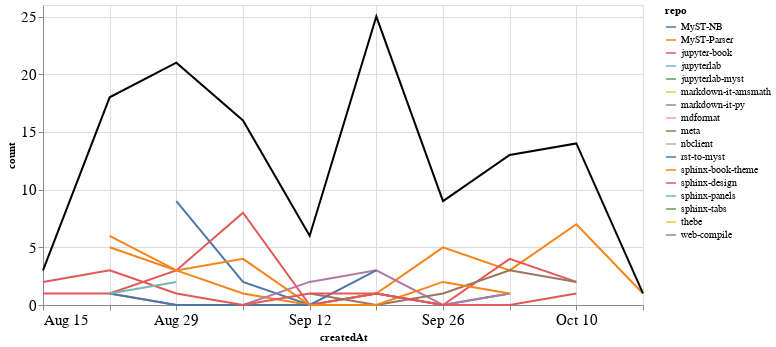

Write notebook code for a chart like this one.
### Markdown cell above
### Comments

### Code cell
comments_time = comments.groupby('repo').resample('W', on='createdAt').count()['author'].reset_index()
comments_time = comments_time.rename(columns={'author': 'count'})
comments_time_total = comments_time.groupby('createdAt').agg({"count": "sum"}).reset_index()
ch1 = alt.Chart(comments_time, width=600).mark_line().encode(
    x='createdAt',
    y='count',
    color='repo',
    tooltip="repo"
)

ch2 = alt.Chart(comments_time_total, width=600).mark_line(color="black").encode(
    x='createdAt',
    y='count',
)

ch1 + ch2

### Figure 1 — Vega-Lite specification as saved in the notebook (floating-point values rounded to 4 significant figures)
{"config": {"axisLeft": {"labelFontSize": 15}, "axisBottom": {"labelFontSize": 15}}, "layer": [{"data": {"name": "data-bffeb9a7807bf9796d575036ef5ea736"}, "mark": "line", "encoding": {"color": {"type": "nominal", "field": "repo"}, "tooltip": {"type": "nominal", "field": "repo"}, "x": {"type": "temporal", "field": "createdAt"}, "y": {"type": "quantitative", "field": "count"}}, "width": 600}, {"data": {"name": "data-645dc4a17634327c5fb0b8063421817b"}, "mark": {"type": "line", "color": "black"}, "encoding": {"x": {"type": "temporal", "field": "createdAt"}, "y": {"type": "quantitative", "field": "count"}}, "width": 600}], "$schema": "https://vega.github.io/schema/vega-lite/v4.8.1.json", "datasets": {"data-bffeb9a7807bf9796d575036ef5ea736": [{"repo": "MyST-NB", "createdAt": "2021-08-29T00:00:00", "count": 9}, {"repo": "MyST-NB", "createdAt": "2021-09-05T00:00:00", "count": 2}, {"repo": "MyST-NB", "createdAt": "2021-09-12T00:00:00", "count": 0}, {"repo": "MyST-NB", "createdAt": "2021-09-19T00:00:00", "count": 1}, {"repo": "MyST-NB", "createdAt": "2021-09-26T00:00:00", "count": 0}, {"repo": "MyST-NB", "createdAt": "2021-10-03T00:00:00", "count": 1}, {"repo": "MyST-Parser", "createdAt": "2021-08-22T00:00:00", "count": 6}, {"repo": "MyST-Parser", "createdAt": "2021-08-29T00:00:00", "count": 3}, {"repo": "MyST-Parser", "createdAt": "2021-09-05T00:00:00", "count": 1}, {"repo": "MyST-Parser", "createdAt": "2021-09-12T00:00:00", "count": 0}, {"repo": "MyST-Parser", "createdAt": "2021-09-19T00:00:00", "count": 1}, {"repo": "MyST-Parser", "createdAt": "2021-09-26T00:00:00", "count": 5}, {"repo": "MyST-Parser", "createdAt": "2021-10-03T00:00:00", "count": 3}, {"repo": "MyST-Parser", "createdAt": "2021-10-10T00:00:00", "count": 7}, {"repo": "MyST-Parser", "createdAt": "2021-10-17T00:00:00", "count": 1}, {"repo": "jupyter-book", "createdAt": "2021-08-15T00:00:00", "count": 1}, {"repo": "jupyter-book", "createdAt": "2021-08-22T00:00:00", "count": 1}, {"repo": "jupyter-book", "createdAt": "2021-08-29T00:00:00", "count": 3}, {"repo": "jupyter-book", "createdAt": "2021-09-05T00:00:00", "count": 8}, {"repo": "jupyter-book", "createdAt": "2021-09-12T00:00:00", "count": 0}, {"repo": "jupyter-book", "createdAt": "2021-09-19T00:00:00", "count": 1}, {"repo": "jupyter-book", "createdAt": "2021-09-26T00:00:00", "count": 0}, {"repo": "jupyter-book", "createdAt": "2021-10-03T00:00:00", "count": 4}, {"repo": "jupyter-book", "createdAt": "2021-10-10T00:00:00", "count": 2}, {"repo": "jupyterlab", "createdAt": "2021-09-19T00:00:00", "count": 1}, {"repo": "jupyterlab-myst", "createdAt": "2021-09-19T00:00:00", "count": 7}, {"repo": "markdown-it-amsmath", "createdAt": "2021-09-12T00:00:00", "count": 1}, {"repo": "markdown-it-py", "createdAt": "2021-08-22T00:00:00", "count": 1}, {"repo": "markdown-it-py", "createdAt": "2021-08-29T00:00:00", "count": 0}, {"repo": "markdown-it-py", "createdAt": "2021-09-05T00:00:00", "count": 0}, {"repo": "markdown-it-py", "createdAt": "2021-09-12T00:00:00", "count": 2}, {"repo": "markdown-it-py", "createdAt": "2021-09-19T00:00:00", "count": 3}, {"repo": "markdown-it-py", "createdAt": "2021-09-26T00:00:00", "count": 0}, {"repo": "markdown-it-py", "createdAt": "2021-10-03T00:00:00", "count": 1}, {"repo": "mdformat", "createdAt": "2021-09-05T00:00:00", "count": 1}, {"repo": "meta", "createdAt": "2021-09-12T00:00:00", "count": 1}, {"repo": "meta", "createdAt": "2021-09-19T00:00:00", "count": 0}, {"repo": "meta", "createdAt": "2021-09-26T00:00:00", "count": 1}, {"repo": "meta", "createdAt": "2021-10-03T00:00:00", "count": 3}, {"repo": "meta", "createdAt": "2021-10-10T00:00:00", "count": 2}, {"repo": "nbclient", "createdAt": "2021-09-19T00:00:00", "count": 7}, {"repo": "rst-to-myst", "createdAt": "2021-08-22T00:00:00", "count": 1}, {"repo": "rst-to-myst", "createdAt": "2021-08-29T00:00:00", "count": 0}, {"repo": "rst-to-myst", "createdAt": "2021-09-05T00:00:00", "count": 0}, {"repo": "rst-to-myst", "createdAt": "2021-09-12T00:00:00", "count": 0}, {"repo": "rst-to-myst", "createdAt": "2021-09-19T00:00:00", "count": 3}, {"repo": "sphinx-book-theme", "createdAt": "2021-08-22T00:00:00", "count": 5}, {"repo": "sphinx-book-theme", "createdAt": "2021-08-29T00:00:00", "count": 3}, {"repo": "sphinx-book-theme", "createdAt": "2021-09-05T00:00:00", "count": 4}, {"repo": "sphinx-book-theme", "createdAt": "2021-09-12T00:00:00", "count": 0}, {"repo": "sphinx-book-theme", "createdAt": "2021-09-19T00:00:00", "count": 0}, {"repo": "sphinx-book-theme", "createdAt": "2021-09-26T00:00:00", "count": 2}, {"repo": "sphinx-book-theme", "createdAt": "2021-10-03T00:00:00", "count": 1}, {"repo": "sphinx-design", "createdAt": "2021-08-15T00:00:00", "count": 2}, {"repo": "sphinx-design", "createdAt": "2021-08-22T00:00:00", "count": 3}, {"repo": "sphinx-design", "createdAt": "2021-08-29T00:00:00", "count": 1}, {"repo": "sphinx-design", "createdAt": "2021-09-05T00:00:00", "count": 0}, {"repo": "sphinx-design", "createdAt": "2021-09-12T00:00:00", "count": 1}, {"repo": "sphinx-design", "createdAt": "2021-09-19T00:00:00", "count": 1}, {"repo": "sphinx-design", "createdAt": "2021-09-26T00:00:00", "count": 0}, {"repo": "sphinx-design", "createdAt": "2021-10-03T00:00:00", "count": 0}, {"repo": "sphinx-design", "createdAt": "2021-10-10T00:00:00", "count": 1}, {"repo": "sphinx-panels", "createdAt": "2021-08-22T00:00:00", "count": 1}, {"repo": "sphinx-panels", "createdAt": "2021-08-29T00:00:00", "count": 2}, {"repo": "sphinx-tabs", "createdAt": "2021-09-12T00:00:00", "count": 1}, {"repo": "thebe", "createdAt": "2021-10-10T00:00:00", "count": 2}, {"repo": "web-compile", "createdAt": "2021-09-26T00:00:00", "count": 1}], "data-645dc4a17634327c5fb0b8063421817b": [{"createdAt": "2021-08-15T00:00:00", "count": 3}, {"createdAt": "2021-08-22T00:00:00", "count": 18}, {"createdAt": "2021-08-29T00:00:00", "count": 21}, {"createdAt": "2021-09-05T00:00:00", "count": 16}, {"createdAt": "2021-09-12T00:00:00", "count": 6}, {"createdAt": "2021-09-19T00:00:00", "count": 25}, {"createdAt": "2021-09-26T00:00:00", "count": 9}, {"createdAt": "2021-10-03T00:00:00", "count": 13}, {"createdAt": "2021-10-10T00:00:00", "count": 14}, {"createdAt": "2021-10-17T00:00:00", "count": 1}]}}
